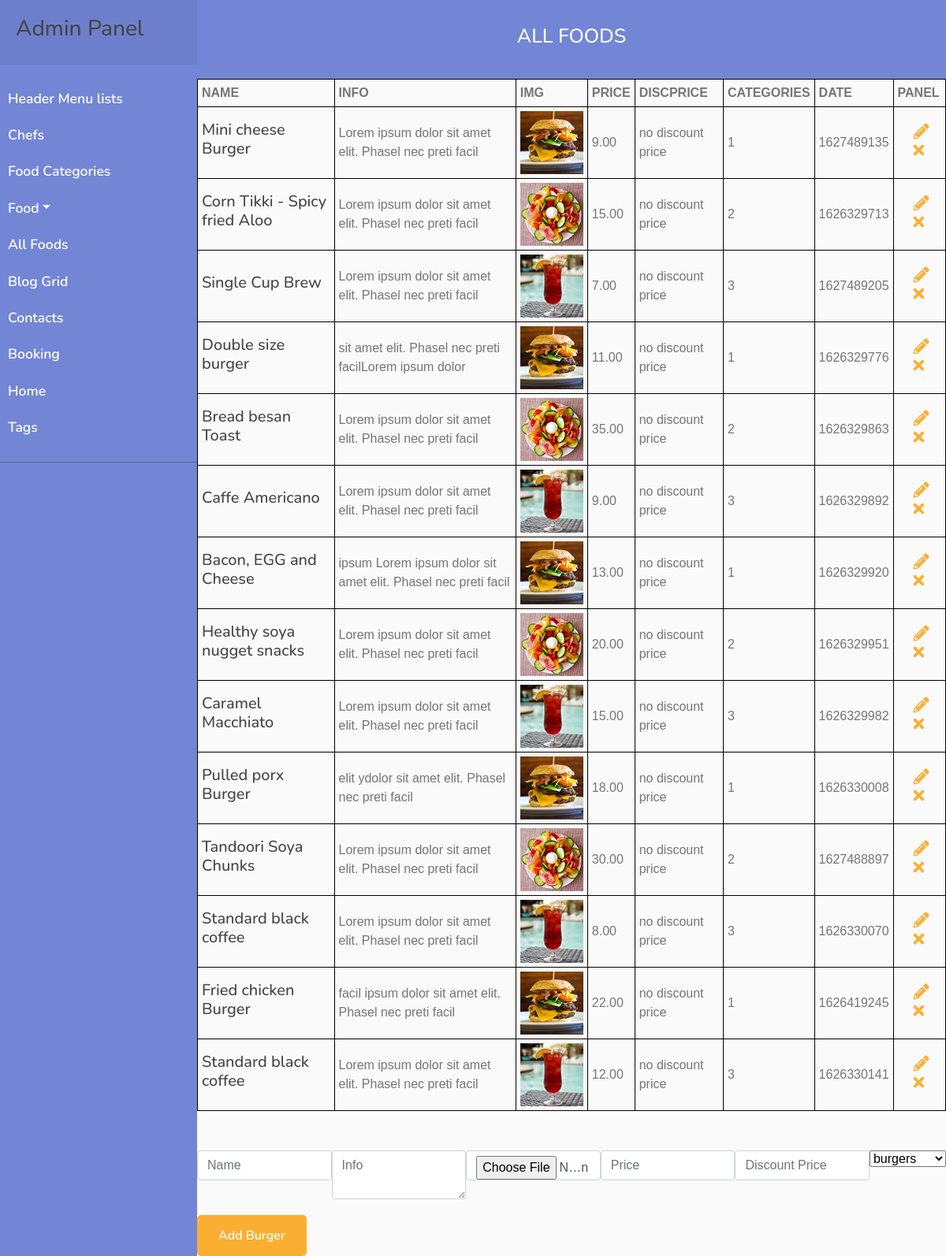
Page /php/admin/allFoods.php on the committed database.
### tables this page shows
CREATE TABLE `all_foods` (
  `id` int(16) NOT NULL,
  `name` varchar(128) NOT NULL,
  `info` text NOT NULL,
  `img` varchar(128) NOT NULL,
  `price` varchar(16) NOT NULL,
  `discPrice` varchar(16) NOT NULL,
  `categories_id` int(16) NOT NULL,
  `date` int(32) NOT NULL
);

### php/admin/allFoods.php (the view, shortened to what this page needs)
<!DOCTYPE html>
<html lang="en">
<head>
    <link href="https://stackpath.bootstrapcdn.com/bootstrap/4.4.1/css/bootstrap.min.css" rel="stylesheet">
    <link href="https://cdnjs.cloudflare.com/ajax/libs/font-awesome/5.10.0/css/all.min.css" rel="stylesheet">
    <link href="../../lib/animate/animate.min.css" rel="stylesheet">
    <link href="../../lib/owlcarousel/assets/owl.carousel.min.css" rel="stylesheet">
    <link href="../../lib/flaticon/font/flaticon.css" rel="stylesheet">
    <link href="../../lib/tempusdominus/css/tempusdominus-bootstrap-4.min.css" rel="stylesheet" />
    <link href="../../css/style.css" rel="stylesheet">
</head>
<body>
    <div class="admin">
        <?php
        require_once "../../components/adminFoodNav.php";
        ?>
        <div class="admin__section admin__section_header-list">
            <div class="admin__section_head">
                <h3 class="admin__section_title">All Foods</h3>
            </div>
            <div class="admin__section_content">
                <div class="admin__section_content">
                    <div class="admin__burgers">
                        <table class="admin__table">
                            <tr>
                                <th class="admin__table_title">name</th>
                                <th class="admin__table_title">info</th>
                                <th class="admin__table_title">img</th>
                                <th class="admin__table_title">price</th>
                                <th class="admin__table_title">discPrice</th>
                                <th class="admin__table_title">categories</th>
                                <th class="admin__table_title">date</th>
                                <th class="admin__table_title">panel</th>
                            </tr>
                            <?php
                            $query = "SELECT * FROM all_foods";
                            $result = mysqli_query($mysqli, $query);
                            while ($row = mysqli_fetch_assoc($result)) {
                            ?>
                                <tr class="admin__section_item">
                                    <td class="admin__section_item_td">
                                        <h3 class="admin__section_item_name">
                                            <?php echo $row['name'] ?></h3>
                                    </td>
                                    <td class="admin__section_item_td">
                                        <?php echo $row['info'] ?></h3>
                                    </td>
                                    <td class="admin__section_item_td">
                                        <div class="admin__section_img">
                                            <img src="../../img/foods/<?php echo $row['img'] ?>" alt="<?php echo $row['name'] ?>">
                                        </div>
                                    </td>
                                    <td class="admin__section_item_td">
                                        <?php echo $row['price'] ?></h3>
                                    </td>
                                    <td class="admin__section_item_td">
                                        <?php echo $row['discPrice'] ? $row['discPrice'] : "no discount price" ?></h3>
                                    </td>
                                    <td class="admin__section_item_td">
                                        <?php echo $row['categories_id'] ?></h3>
                                    </td>
                                    <td class="admin__section_item_td">
                                        <?php echo $row['date'] ?></h3>
                                    </td>
                                    <td class="admin__section_item_td">
                                        <a href="?catId=<?php echo $_GET["catId"] ?>&id=<?php echo $row["id"] ?>">
                                            <i class="example__class admin__icon fas fa-pencil-alt"></i>
                                        </a>
                                        <a href="./allFoods/remove.php?id=<?php echo $row["id"] ?>">
                                            <i class="admin__icon fas fa-times"></i>
                                        </a>
                                    </td>
                                </tr>
                            <?php } ?>
                        </table>
                    </div>
                    <?php
                    $name = '';
                    $info = '';
                    $price = '';
                    ?>
                    <form class="admin__form"
                    action="<?php if (isset($_GET['id'])) {echo './allFoods/update.php';} else {echo './allFoods/insert.php';} ?>" method="POST" enctype="multipart/form-data">
                        <div class="form__flex">
                            <input class="admin__inp admin__inp_food form-control" type="text" name="name" value="<?php echo $name; ?>" placeholder="Name" required>
                            <textarea class="admin__inp admin__inp_food form-control" name="info" placeholder="Info"><?php echo $info; ?></textarea>
                            <input class="admin__inp admin__inp_food form-control" type="file" name="img"
                            <?php if (!isset($_GET['id'])) {echo 'required';} ?>>
                            <input class="admin__inp admin__inp_food form-control" type="number" name="price" value="<?php echo $price; ?>" placeholder="Price" required>
                            <input class="admin__inp admin__inp_food form-control" type="number" name="discPrice" value="<?php echo $discPrice; ?>" placeholder="Discount Price">
                            <select name="categoriesId" id="categoriesId">
                                <?php
                                $query = 'SELECT * FROM food_categories';
                                $result = mysqli_query($mysqli, $query);
                                while ($row = mysqli_fetch_assoc($result)) { ?>
                                    <option value="<?php echo $row['id'] ?>"><?php echo $row['name'] ?></option>
                                <?php } ?>
                            </select>
                        </div>
                        <div>
                            <button class="btn custom-btn admin__form_btn">Add Burger</button>
                        </div>
                    </form>
                </div>
            </div>
        </div>
    </div>
</body>
</html>

### css/style.css (style rules this page uses)
body { color: #757575; background: #ffffff; font-family: 'open sans', sans-serif; }
h1, h2, h3, h4, h5, h6 { color: #454545; font-family: 'Nunito', sans-serif; }
a { font-family: 'Nunito', sans-serif; font-weight: 600; color: #fbaf32; transition: .3s; }
.btn.custom-btn { padding: 12px 25px; font-family: 'Nunito', sans-serif; font-size: 16px; font-weight: 600; color: #ffffff; background: #fbaf32; border: 2px solid #fbaf32; border-radius: 5px; transition: .5s; }
.form__flex { width: 100%; display: flex; justify-content: space-between; }
.admin__inp { width: 30%; }
.admin__inp_food { width: 18%; }
#categoriesId { height: max-content; }
.admin__form_btn { margin-top: 20px; }
body { font-family: 'Poppins', sans-serif; background: #fafafa; }
.admin { display: flex; justify-content: space-between }
.admin__section { width: calc(100% - 250px); }
.admin__section_head { width: 100%; height: 100px; background: #7386D5; display: flex; justify-content: center; align-items: center; }
.admin__section_title { font-size: 25px; color: #ffffff; text-transform: uppercase; }
.admin__section_content { width: 100%; height: calc(100% - 100px); }
.admin__table { width: 100%; border-collapse: collapse; }
.admin__table_title { text-transform: uppercase; }
.admin__table_title, .admin__section_item_td { padding: 5px; border: 1px solid black; }
.admin__section_item { width: 100%; padding: 10px; }
.admin__section_img { width: 80px; }
.admin__section_img > img { width: 100%; display: block; }
.admin__section_item_name, .admin__section_item_pos { font-size: 20px; }
.admin__section_item_td:last-child { width: 7%; }
.admin__icon { font-size: 20px; cursor: pointer; margin-left: 20px; }
.admin__form { margin-top: 50px; }

### rows in the picture
all_foods: name "Mini cheese Burger", info "Lorem ipsum dolor sit amet elit. Phasel nec preti facil", img (picture), price "9.00", discPrice "no discount price", categories "1", date "1627489135"
all_foods: name "Corn Tikki - Spicy fried Aloo", info "Lorem ipsum dolor sit amet elit. Phasel nec preti facil", img (picture), price "15.00", discPrice "no discount price", categories "2", date "1626329713"
all_foods: name "Single Cup Brew", info "Lorem ipsum dolor sit amet elit. Phasel nec preti facil", img (picture), price "7.00", discPrice "no discount price", categories "3", date "1627489205"
all_foods: name "Double size burger", info "sit amet elit. Phasel nec preti facilLorem ipsum dolor", img (picture), price "11.00", discPrice "no discount price", categories "1", date "1626329776"
all_foods: name "Bread besan Toast", info "Lorem ipsum dolor sit amet elit. Phasel nec preti facil", img (picture), price "35.00", discPrice "no discount price", categories "2", date "1626329863"
all_foods: name "Caffe Americano", info "Lorem ipsum dolor sit amet elit. Phasel nec preti facil", img (picture), price "9.00", discPrice "no discount price", categories "3", date "1626329892"
all_foods: name "Bacon, EGG and Cheese", info "ipsum Lorem ipsum dolor sit amet elit. Phasel nec preti facil", img (picture), price "13.00", discPrice "no discount price", categories "1", date "1626329920"
all_foods: name "Healthy soya nugget snacks", info "Lorem ipsum dolor sit amet elit. Phasel nec preti facil", img (picture), price "20.00", discPrice "no discount price", categories "2", date "1626329951"
all_foods: name "Caramel Macchiato", info "Lorem ipsum dolor sit amet elit. Phasel nec preti facil", img (picture), price "15.00", discPrice "no discount price", categories "3", date "1626329982"
all_foods: name "Pulled porx Burger", info "elit ydolor sit amet elit. Phasel nec preti facil", img (picture), price "18.00", discPrice "no discount price", categories "1", date "1626330008"
all_foods: name "Tandoori Soya Chunks", info "Lorem ipsum dolor sit amet elit. Phasel nec preti facil", img (picture), price "30.00", discPrice "no discount price", categories "2", date "1627488897"
all_foods: name "Standard black coffee", info "Lorem ipsum dolor sit amet elit. Phasel nec preti facil", img (picture), price "8.00", discPrice "no discount price", categories "3", date "1626330070"
all_foods: name "Fried chicken Burger", info "facil ipsum dolor sit amet elit. Phasel nec preti facil", img (picture), price "22.00", discPrice "no discount price", categories "1", date "1626419245"
all_foods: name "Standard black coffee", info "Lorem ipsum dolor sit amet elit. Phasel nec preti facil", img (picture), price "12.00", discPrice "no discount price", categories "3", date "1626330141"

### other values in the picture
form field categoriesId "burgers"
